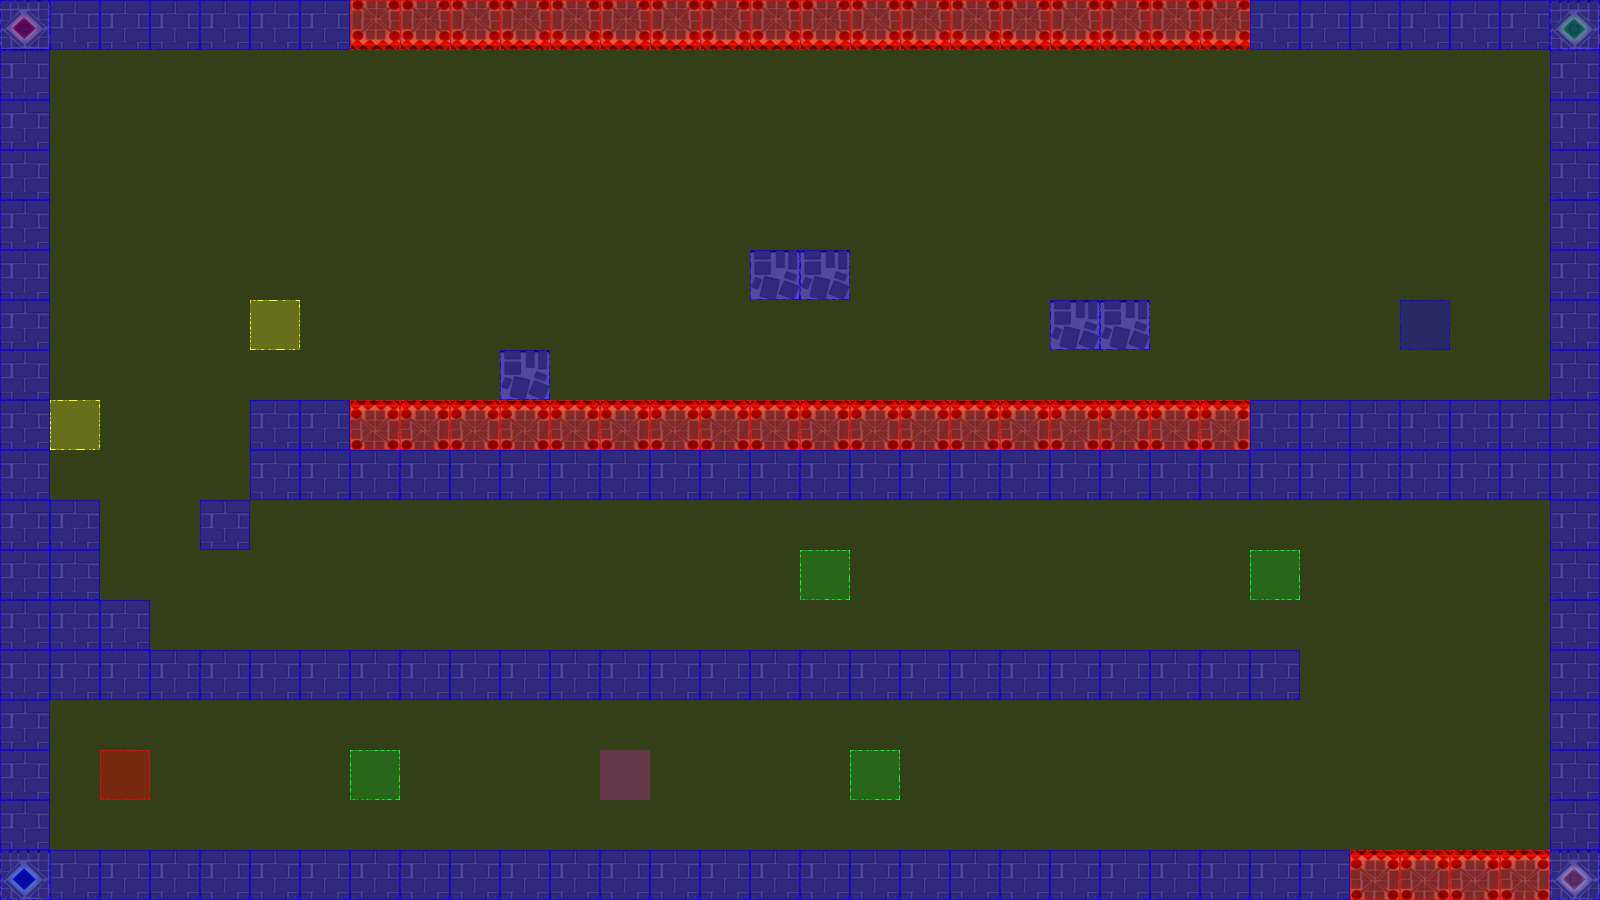

Rendered tile map (Tiled .tmx) drawn with the repository's tilesets; below, a short description and the map source with its tile grids summarised:
An orthogonal 32x18 tile map with 50x50 px tiles, 3 tile layers (terrain, collision, event), 2 tilesets.

<map version="1.0" orientation="orthogonal" renderorder="left-up" width="32" height="18" tilewidth="50" tileheight="50" nextobjectid="3">
 <tileset firstgid="1" name="castleTile" tilewidth="50" tileheight="50" tilecount="36" columns="6">
  <image source="tiles/castleTile.png" width="300" height="300" />
 </tileset>
 <tileset firstgid="37" name="collisionTile" tilewidth="50" tileheight="50" tilecount="12" columns="3">
  <image source="tiles/collisionTile.png" width="150" height="200" />
 </tileset>
 <layer name="terrain" width="32" height="18">
  <data>[576 cells, 183 non-empty, 8 distinct tile ids]</data>
 </layer>
 <layer name="collision" width="32" height="18">
  <data>[576 cells, 576 non-empty, 3 distinct tile ids]</data>
 </layer>
 <layer name="event" width="32" height="18">
  <data>[576 cells, 9 non-empty, 5 distinct tile ids]</data>
 </layer>
</map>
